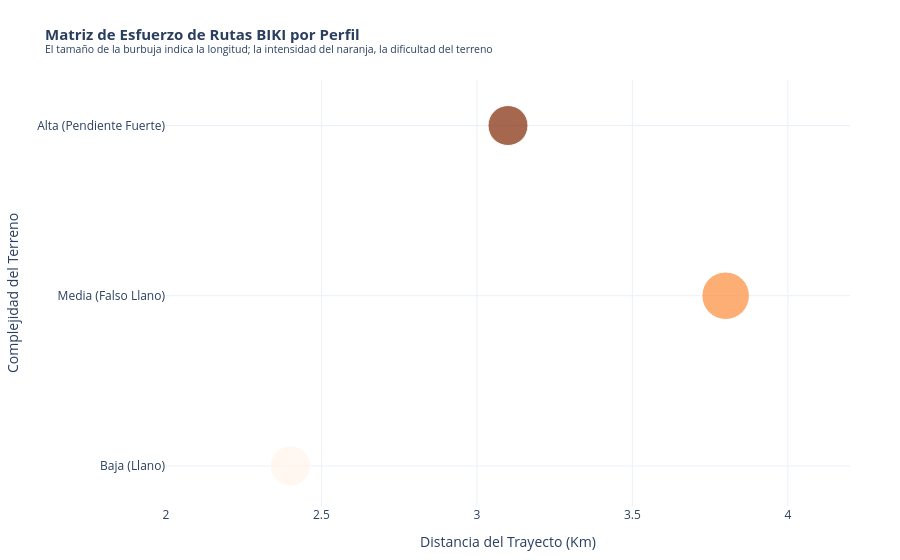

Here is the notebook cell this chart was saved with:
### Markdown cell above
Justificación de movilidad: Eje Hospital Río Hortega / UEMC (501)

1. Dos modelos universitarios: Campus miguel Delibes, situado en el norte urbano, y UEMC, centro privado, en el límite sureste. Esta última se localiza en una zona de reciente desarrollo y alejada del centro, al igual que el Hospital, lo que implica mayor tiempo de desplazamiento. Aquí,la **bicicleta eléctrica** se posiciona como uno de los medios con mejor ventaja competitiva respecto al autobús urbano o el coche. 
2. Equilibrio estaciones con referencias 501 y 510: La estación situada junto al Hospital Río Hortega (510) tiene una capacidad de 27 anclajes, en contraste con la de UEMC (501), con un total de veinte. El planificador de BIKI previó un alto volumen de intercambio entre ambas, y eso lo convierte en punto clave para medir los flujos de entrada o salida de trabajadores del hospital por turnos.

### Code cell
import pandas as pd
import plotly.express as px

# 1. Matriz de datos para perfiles de ruta
datos_rutas = {
    "Perfil de usuario": [
        "Estudiante UVA (Norte)",
        "Estudiante UEMC (Sureste)",
        "Trabajador pendular (Oeste)"
    ],
    "Trayecto": [
        "Plaza Madrid ➔ Campus Delibes (Ref 202)", 
        "Plaza Circular ➔ Hosp. Río Hortega (Ref 501)", 
        "Plaza Zorrilla ➔ Parquesol (Ref 803)"
    ],
    "Distancia (Km)": [2.4, 3.8, 3.1],
    "Dificultad Numérica": [1, 2, 3],  # Mapear el color degradado
    "Bici Recomendada": ["Mecánica", "Eléctrica", "Eléctrica"],
    "Dificultad Topográfica": ["Baja (Llano)", "Media (Falso Llano)", "Alta (Pendiente Fuerte)"]
}

df_bubble = pd.DataFrame(datos_rutas)

# 2. Generar gráfico de burbujas (plotly)
bubble_fig = px.scatter(
    df_bubble,
    x="Distancia (Km)",
    y="Dificultad Topográfica", 
    size="Distancia (Km)",       
    color="Dificultad Numérica", 
    color_continuous_scale=px.colors.sequential.Oranges,
    hover_name="Perfil de usuario",
    hover_data=["Trayecto", "Bici Recomendada"],
    title="<b>Matriz de Esfuerzo de Rutas BIKI por Perfil</b><br><sup>El tamaño de la burbuja indica la longitud; la intensidad del naranja, la dificultad del terreno</sup>",
    labels={
        "Distancia (Km)": "Distancia del Trayecto (Km)",
        "Dificultad Topográfica": "Complejidad del Terreno"
    }
)

# 3. Ajustar estilo y forzar rango en los ejes 
bubble_fig.update_layout(
    template="plotly_white",
    title_font_size=15,
    coloraxis_showscale=False,
    margin=dict(l=50, r=50, t=80, b=50),
    xaxis=dict(range=[2.0, 4.2]), 
    yaxis=dict(type='category')
)

# SOLUCIÓN: Cambiamos a 'diameter' y ajustamos el 'sizeref'
bubble_fig.update_traces(
    marker=dict(
        sizemode='diameter', 
        sizeref=0.08,        # Controla el escalado general de los tres diámetros
        sizemin=20           # Tamaño mínimo en píxeles 
    )
)

bubble_fig.show()

### Figure 1 — Plotly figure (JSON) as saved in the notebook; plotly's stock layout.template omitted (floating-point values rounded to 4 significant figures)
{"data": [{"customdata": [["Plaza Madrid ➔ Campus Delibes (Ref 202)", "Mecánica"], ["Plaza Circular ➔ Hosp. Río Hortega (Ref 501)", "Eléctrica"], ["Plaza Zorrilla ➔ Parquesol (Ref 803)", "Eléctrica"]], "hovertemplate": "<b>%{hovertext}</b><br><br>Distancia del Trayecto (Km)=%{marker.size}<br>Complejidad del Terreno=%{y}<br>Trayecto=%{customdata[0]}<br>Bici Recomendada=%{customdata[1]}<br>Dificultad Numérica=%{marker.color}<extra></extra>", "hovertext": ["Estudiante UVA (Norte)", "Estudiante UEMC (Sureste)", "Trabajador pendular (Oeste)"], "legendgroup": "", "marker": {"color": [1, 2, 3], "coloraxis": "coloraxis", "size": [2.4, 3.8, 3.1], "sizemin": 20, "sizemode": "diameter", "sizeref": 0.08, "symbol": "circle"}, "mode": "markers", "name": "", "orientation": "h", "showlegend": false, "type": "scatter", "x": [2.4, 3.8, 3.1], "xaxis": "x", "y": ["Baja (Llano)", "Media (Falso Llano)", "Alta (Pendiente Fuerte)"], "yaxis": "y"}], "layout": {"coloraxis": {"autocolorscale": false, "colorbar": {"title": {"text": "Dificultad Numérica"}}, "colorscale": [[0, "rgb(255,245,235)"], [0.125, "rgb(254,230,206)"], [0.25, "rgb(253,208,162)"], [0.375, "rgb(253,174,107)"], [0.5, "rgb(253,141,60)"], [0.625, "rgb(241,105,19)"], [0.75, "rgb(217,72,1)"], [0.875, "rgb(166,54,3)"], [1, "rgb(127,39,4)"]], "showscale": false}, "legend": {"itemsizing": "constant", "tracegroupgap": 0}, "margin": {"b": 50, "l": 50, "r": 50, "t": 80}, "title": {"font": {"size": 15}, "text": "<b>Matriz de Esfuerzo de Rutas BIKI por Perfil</b><br><sup>El tamaño de la burbuja indica la longitud; la intensidad del naranja, la dificultad del terreno</sup>"}, "xaxis": {"anchor": "y", "domain": [0, 1], "range": [2, 4.2], "title": {"text": "Distancia del Trayecto (Km)"}}, "yaxis": {"anchor": "x", "domain": [0, 1], "title": {"text": "Complejidad del Terreno"}, "type": "category"}}}
